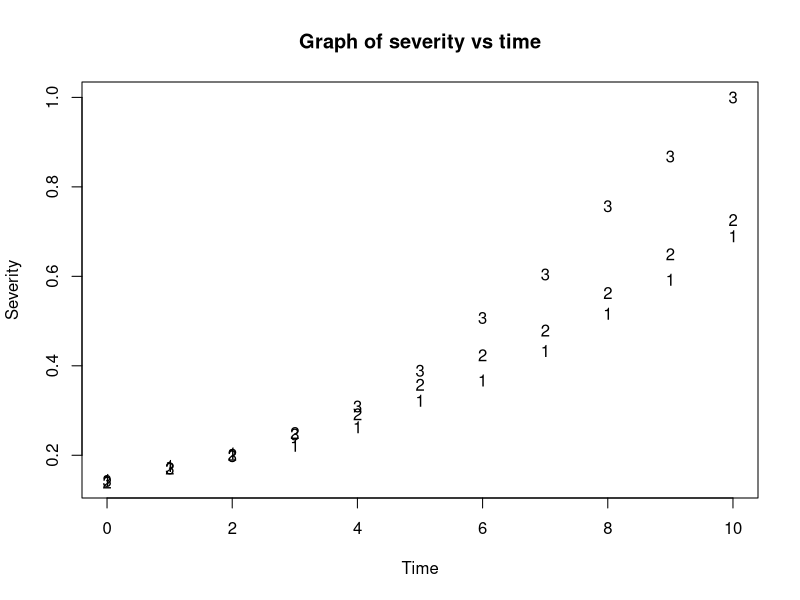
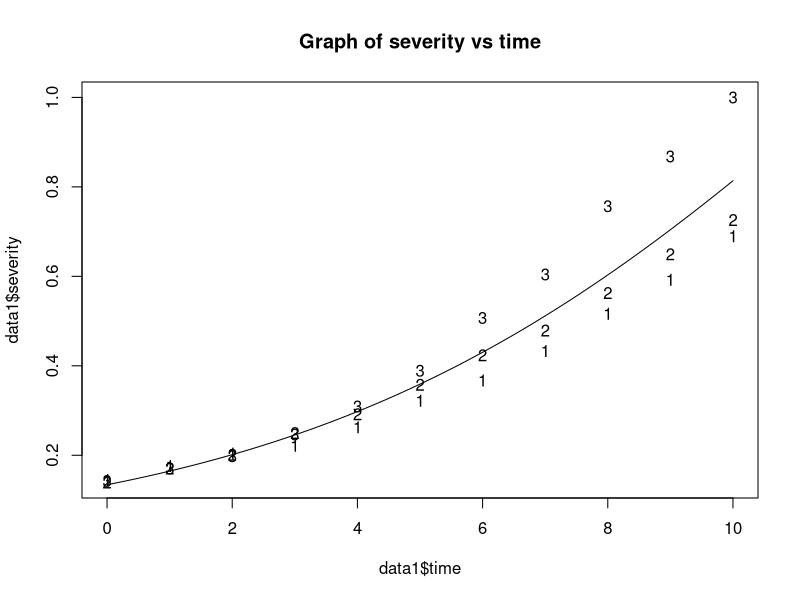

Write R code to recreate these figures, in order.

#Nonlinear-regression-analysisfor-summarizing-disease-progress

## Input the data that include the variables time,
#    plant ID, and severity
time <- c(seq(0,10),seq(0,10),seq(0,10))
plant <- c(rep(1,11),rep(2,11),rep(3,11))

## Severity represents the number of
## lesions on the leaf surface, standardized
## as a proportion of the maximum
severity <- c(
        42,51,59,64,76,93,106,125,149,171,199,
        40,49,58,72,84,103,122,138,162,187,209,
        41,49,57,71,89,112,146,174,218,250,288)/288
data1 <- data.frame(
        cbind(
                time,
                plant,
                severity
        )
)

## Plot severity versus time 
## to see the relationship between
## the two variables for each plant
plot(
        data1$time,
        data1$severity,
        xlab="Time",
        ylab="Severity",
        type="n"
)
text(
        data1$time,
        data1$severity,
        data1$plant
)
title(main="Graph of severity vs time")


getInitial(
        severity ~ SSlogis(time, alpha, xmid, scale),
        data = data1
)


## Using the initial parameters above,
## fit the data with a logistic curve.
para0.st <- c(
        alpha=2.212,
        beta=12.507/4.572, # beta in our model is xmid/scale
        gamma=1/4.572 # gamma (or r) is 1/scale
)

fit0 <- nls(
        severity~alpha/(1+exp(beta-gamma*time)),
        data1,
        start=para0.st,
        trace=T
)


## Plot to see how the model fits the data; plot the
## logistic curve on a scatter plot
plot(
        data1$time,
        data1$severity,
        type="n"
)

text(
        data1$time,
        data1$severity,
        data1$plant
)

title(main="Graph of severity vs time")

curve(
        2.21/(1+exp(2.74-0.22*x)),
        from=time[1],
        to=time[11],
        add=TRUE
)

#https://www.apsnet.org/edcenter/disimpactmngmnt/topc/EcologyAndEpidemiologyInR/DiseaseProgress/Pages/NonlinearRegression.aspx
